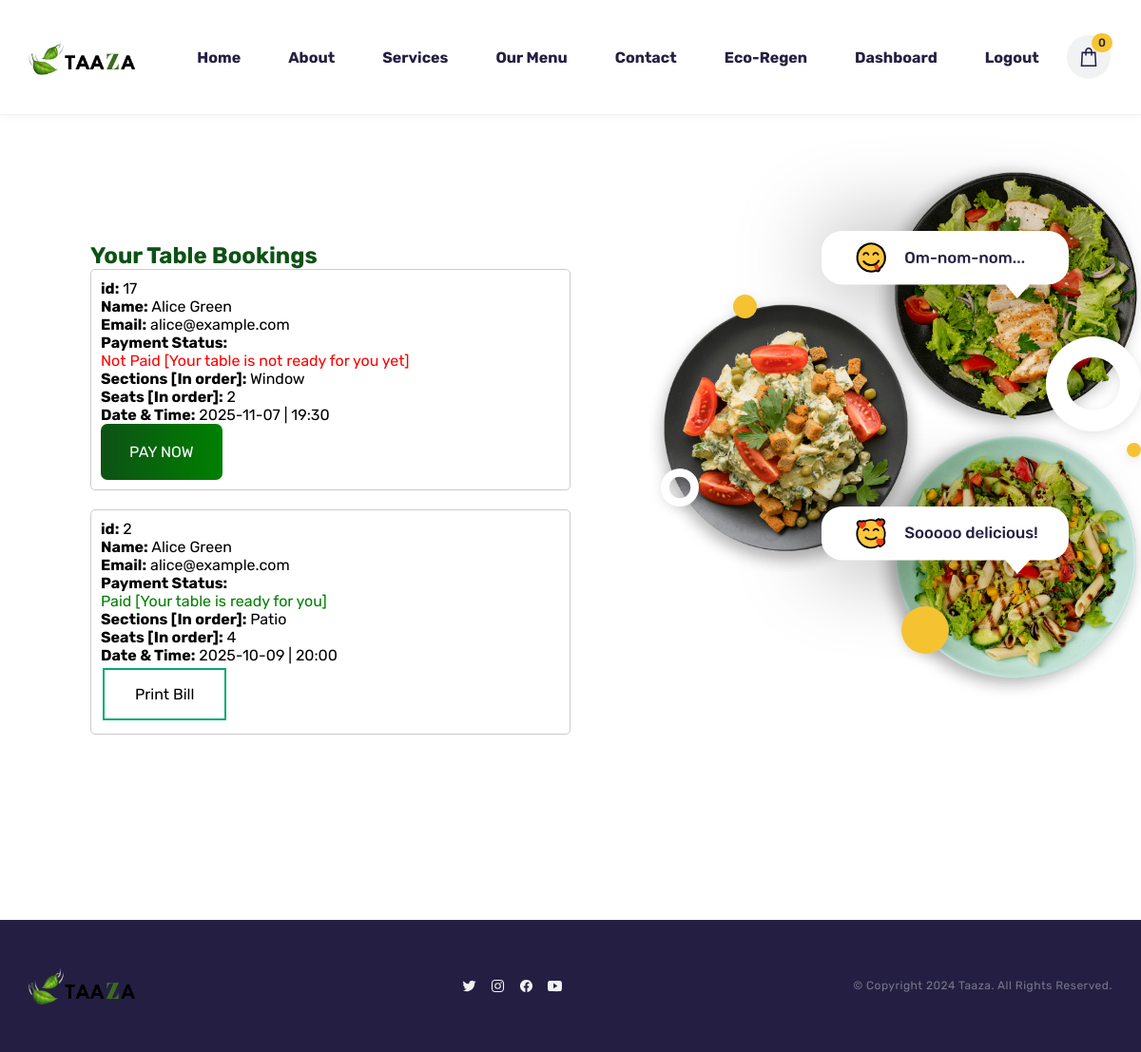
The page /payment-verification.php (signed in) on the database its author committed.
### tables this page shows
CREATE TABLE `table_booking_ground` (
  `id` int(11) NOT NULL,
  `name` varchar(30) NOT NULL,
  `email` varchar(50) NOT NULL,
  `section` varchar(30) NOT NULL,
  `seat` varchar(30) DEFAULT NULL,
  `date` date NOT NULL,
  `time` varchar(50) NOT NULL,
  `payment` tinyint(4) NOT NULL
);

CREATE TABLE `registered_users` (
  `name` varchar(30) NOT NULL,
  `email` varchar(30) NOT NULL,
  `password` varchar(100) NOT NULL,
  `gender` varchar(18) NOT NULL,
  `state` varchar(30) NOT NULL,
  `district` varchar(30) NOT NULL,
  `verification_code` varchar(225) NOT NULL,
  `is_verified` int(11) NOT NULL DEFAULT 0,
  `resettoken` varchar(255) DEFAULT NULL,
  `resettokenexpire` date DEFAULT NULL,
  `is_vip` tinyint(4) NOT NULL
);

### payment-verification.php (the view, shortened to what this page needs)
<?php
require_once "includes/connection.php";
if (isset($_SESSION['logged_in']) && $_SESSION['logged_in'] == true) {
    $userEmail = $_SESSION['username'];
    $query = "SELECT * FROM registered_users WHERE email='$userEmail'";
    $result = mysqli_query($conn, $query);
    if ($result) {
        if (mysqli_num_rows($result) == 1) {
            $userData = mysqli_fetch_assoc($result);
            $userName = $userData['name'];
            $bookingQuery = "SELECT * FROM table_booking_ground WHERE email='$userEmail' ORDER BY date DESC";
            $bookingResult = mysqli_query($conn, $bookingQuery);
            if ($bookingResult) {
?>
<?php require "includes/header.php"; ?>
<section class="contact-section" id="home">
    <div class="contact-container">
        <div class="contact-content">
            <h2>Your Table Bookings</h2>
            <?php
            while ($bookingData = mysqli_fetch_assoc($bookingResult)) {
            ?>
                <div class="booking-details">
                <p><b>id:</b> <?php echo $bookingData['id']; ?></p>
                <p><b>Name:</b> <?php echo $userName; ?></p>
                <p><b>Email:</b> <?php echo $userEmail; ?></p>
                <p><b>Payment Status:</b> <span style="color: <?php echo ($bookingData['payment'] == 0) ? 'red' : 'green'; ?>"><?php echo ($bookingData['payment'] == 0) ? 'Not Paid [Your table is not ready for you yet]' : 'Paid [Your table is ready for you]'; ?></span></p>
                <p><b>Sections [In order]:</b> <?php echo $bookingData['section']; ?></p>
                <p><b>Seats [In order]:</b> <?php echo $bookingData['seat']; ?></p>
                <p><b>Date & Time:</b> <?php echo $bookingData['date']?> | <?php echo $bookingData['time']?></p>
                <?php
                if ($bookingData['payment'] == 0) {
                ?>
                    <button class="button" onclick="payNow('<?php echo $bookingData['id']; ?>', '<?php echo $bookingData['date']; ?>', '<?php echo $bookingData['time']; ?>')">Pay Now</button>
                <?php
                } else {
                    echo "<a href='dashboard/table-bill.php?order=" . urlencode(json_encode($bookingData)) . "' class='print-bill'>Print Bill</a>";
                ?>
                <?php
                }
                ?>
            </div>
            <?php
                }
            } else {
                echo "<script>alert('ERROR in proccessing your request');</script>";
            }
        } else {
            echo "<script>alert('Email not registered');</script>";
            echo "<script>window.location.href='login.php';</script>";
        }
    } else {
        echo "<script>alert('ERROR in proccessing your request');</script>";
    }
} else {
    echo "<script>alert('Not logged in !');</script>";
    echo "<script>window.location.href='new-login.php';</script>";
}
?>
        </div>
        <figure class="hero-banner">
        <div class="home-right">
<img src="./assets/images/food1.png" alt="food image" class="food-img food-1" width="200" loading="lazy">
<img src="./assets/images/dialog-1.svg" alt="dialog" class="dialog dialog-1" width="230">
<img src="./assets/images/dialog-2.svg" alt="dialog" class="dialog dialog-2" width="230">
<img src="./assets/images/circle.svg" alt="circle shape" class="shape shape-1" width="25">
<img src="./assets/images/circle.svg" alt="circle shape" class="shape shape-2" width="15">
<img src="./assets/images/circle.svg" alt="circle shape" class="shape shape-3" width="30">
<img src="./assets/images/ring.svg" alt="ring shape" class="shape shape-4" width="60">
<img src="./assets/images/ring.svg" alt="ring shape" class="shape shape-5" width="40">
</div>
</figure>
    </div>
</section>
<?php require "includes/footer.php"; ?>

### assets/css/taaza.css (style rules this page uses)
:root { --red-orange-crayola: hsl(0, 100%, 66%); --space-cadet: hsl(249, 37%, 19%); --pistachio: hsl(88, 50%, 60%); --cultured: hsl(220, 13%, 95%); --saffron: hsl(45, 91%, 58%); --rhythm: hsl(240, 9%, 51%); --white: hsl(0, 0%, 100%); --fs-1: 46px; --fs-2: 28px; --fs-3: 18px; --fs-4: 15px; --fs-5: 14px; --px: 30px; --py: 60px; --default-transition: 0.75s ease; }
*, *::before, *::after { margin: 0; padding: 0; box-sizing: border-box; outline-offset: 5px; }
a { font: inherit; text-decoration: none; }
button { font: inherit; border: none; background: none; cursor: pointer; }
img, svg, ion-icon, span, button { display: block; }
html { font-family: "Rubik", sans-serif; scroll-behavior: smooth; }
.home-right { position: relative; aspect-ratio: 10 / 11; padding-top: 110%; }
.food-img { position: absolute; width: 60%; }
.food-1 { top: 25%; left: -4%; animation: scaleUp 3s ease-in-out infinite; }
.dialog { position: absolute; filter: drop-shadow(0px 2px 46px hsla(0, 0%, 0%, 0.4)); }
.dialog-1 { top: 10%; right: 15%; }
.dialog-2 { bottom: 20%; right: 5%; }
.shape { position: absolute; filter: drop-shadow(0px 3px 6px hsla(0, 0%, 0%, 0.1)); }
.shape-1 { top: 0; left: 5%; animation: scaleUp 2s 3s ease-in-out infinite; }
.shape-2 { right: 0; top: 55%; animation: scaleUp 3s 4s ease-in-out infinite; }
.shape-3 { bottom: 5%; left: 5%; animation: scaleUp 3s 1s ease-in-out infinite; }
.shape-4 { top: 35%; right: 0; animation: moveUp 3s 1s ease-in-out infinite; }
.shape-5 { top: 60%; left: 0; animation: moveUp 3s ease-in-out infinite; }
.contact-container { margin-top: 10em; margin-bottom: 5em; display: flex; flex-wrap: wrap; justify-content: center; align-items: flex-start; }
.contact-content { flex: 1; padding: 20px; box-sizing: border-box; }
.hero-banner { flex: 1; max-width: 90%; height: auto; }
@media screen and (min-width: 1200px) and (max-width: 1499px) { .contact-content { padding: 95px; } }
.contact-content h2 { color: #0d5215; }

### assets/css/media_query.css (style rules this page uses)
@media (min-width: 450px) { :root { --fs-1: 54px; --fs-2: 36px; --fs-3: 20px; } }
@media (min-width: 450px) { .dialog-1 { top: 15%; } }
@media (min-width: 450px) { .dialog-2 { right: 15%; } }
@media (min-width: 450px) { .shape-1 { top: 10%; left: 15%; } }
@media (min-width: 570px) { :root { --mw: 550px; } }
@media (min-width: 768px) { :root { --fs-1: 72px; --fs-2: 40px; --fs-3: 22px; --mw: 720px; } }
@media (min-width: 768px) { .shape-1 { top: 27%; } }
@media (min-width: 768px) { .shape-3 { left: 50%; width: 50px; } }
@media (min-width: 768px) { .shape-4 { top: 35%; width: 100px; } }
@media (min-width: 1024px) { :root { --py: 100px; --mw: 950px; } }
@media (min-width: 1024px) { .dialog-1, .dialog-2 { width: 260px; } }
@media (min-width: 1200px) { :root { --mw: 1150px; } }

### payment-verification.php (style rules this page uses)
.booking-details { margin-bottom: 20px; border: 1px solid #ccc; padding: 10px; border-radius: 5px; }
.button { background-image: linear-gradient(to right, #0d5215, green); color: white; max-width: 600px; font-size: var(--fs-7); text-transform: uppercase; padding: 20px 30px; text-align: center; border-radius: 7px; }
.print-bill { background-color: #04AA6D; border: none; color: white; padding: 16px 32px; text-align: center; text-decoration: none; display: inline-block; font-size: 16px; margin: 4px 2px; transition-duration: 0.4s; cursor: pointer; }
.print-bill { background-color: white; color: black; border: 2px solid #04AA6D; }

### rows shown on the page
table_booking_ground: id "17", shows "Not Paid [Your table is not ready for you yet]", section "Window", seat "2", date "2025-11-07", time "19:30"
registered_users: name "Alice Green"
table_booking_ground: id "2", payment "Paid [Your table is ready for you]", section "Patio", seat "4", date "2025-10-09", time "20:00"

### other values the page prints
$count "0"
